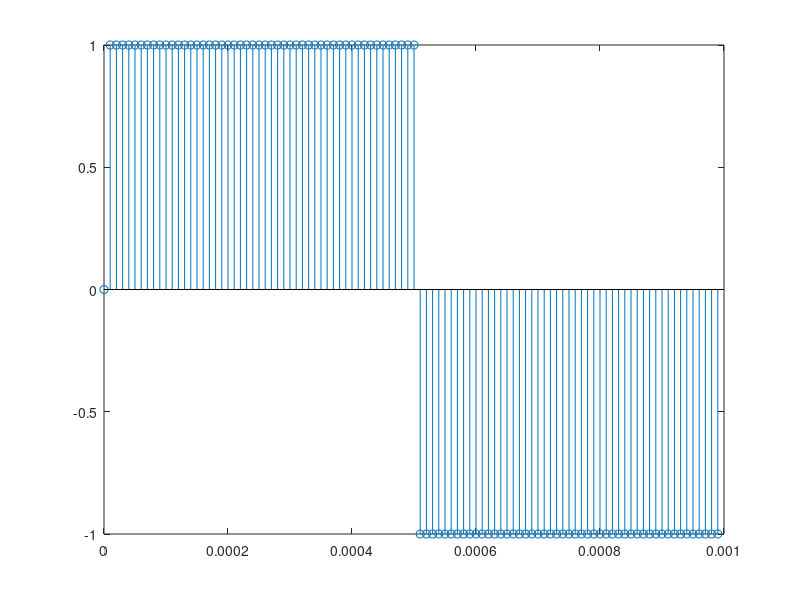

Reproduce this figure in MATLAB.
P = 1e-3;
n = 100;

Ts = P/n;
f = 1/P;
x = 0:Ts:P-Ts;

y = sawtooth(2 * pi * f * x);
stem(x,y)


P = 1e-3;
n = 100;

Ts = P/n;
f = 1/P;
x = 0:Ts:P-Ts;

y = sin(2 * pi * f * x);
stem(x,y)


P = 1e-3;
n = 100;

Ts = P/n;
f = 1/P;
x = 0:Ts:P-Ts;

y = sign(sin(2 * pi * f * x));
stem(x,y)
